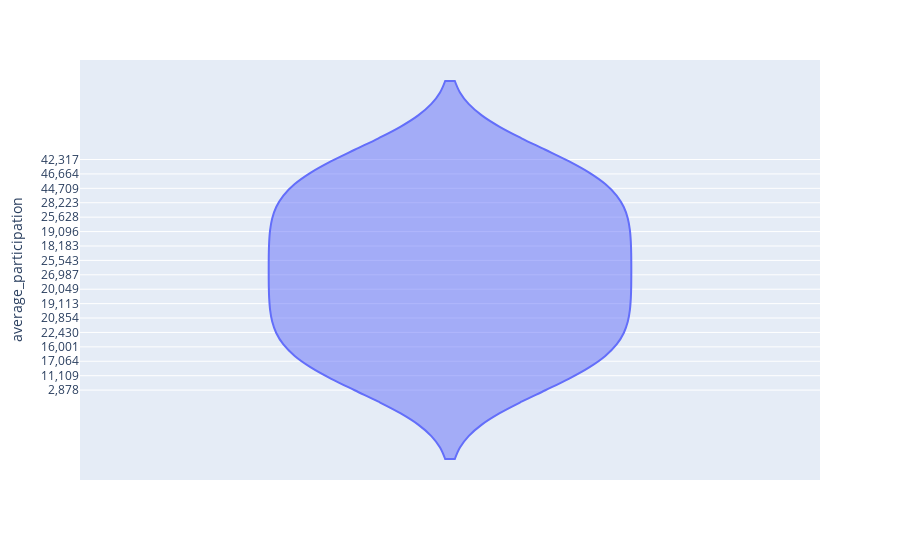

The notebook cell this image was saved under:
### Markdown cell above
### Task 3: Basic EDA
- Using plotly express, create a violin plot of each numerical feature in the data.

### Code cell
px.violin(clean_df, y='average_participation')

### Figure 1 — Plotly figure (JSON) as saved in the notebook; plotly's stock layout.template omitted (floating-point values rounded to 4 significant figures)
{"data": [{"alignmentgroup": "True", "box": {"visible": false}, "hovertemplate": "average_participation=%{y}<extra></extra>", "legendgroup": "", "marker": {"color": "#636efa"}, "name": "", "offsetgroup": "", "orientation": "v", "scalegroup": "True", "showlegend": false, "type": "violin", "x0": " ", "xaxis": "x", "y": ["2,878", "4,340", "9,368", "11,109", "12,166", "12,862", "17,064", "18,549", "17,077", "16,001", "17,653", "21,082", "22,430", "21,717", "21,625", "20,854", "19,899", "19,429", "19,113", "18,645", "18,806", "20,049", "22,625", "25,407", "26,987", "27,474", "26,619", "25,543", "22,858", "19,791", "18,183", "17,194", "17,318", "19,096", "21,250", "23,811", "25,628", "26,549", "26,316", "28,223", "33,490", "40,302", "44,709", "46,609", "47,636", "46,664", "45,767", "44,220", "42,317", "40,776", "35,703"], "y0": " ", "yaxis": "y"}], "layout": {"legend": {"tracegroupgap": 0}, "margin": {"t": 60}, "violinmode": "group", "xaxis": {"anchor": "y", "domain": [0, 1]}, "yaxis": {"anchor": "x", "domain": [0, 1], "title": {"text": "average_participation"}}}}
